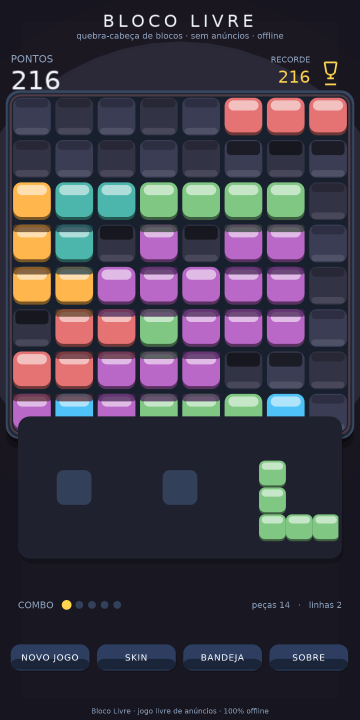
#> input picture screenshots/02_skin0.png, 720 x 1440 px, found by its file name (shown at 1/2 size)
$ python r3_stars_ao.py
#> lines starting #> are read from the running program, lines starting #| are printed output that depends on the picture; after the words box and inside, x2 and y2 are one past the last pixel; in counts of white or black regions, pixels touching at a corner belong together
from PIL import Image
import numpy as np

base='/home/z/my-project/critic_shots/r3/'

def gold_clusters(name):
#> called with name = '02_skin0.png'
    a=np.array(Image.open(base+name).convert('RGB')).astype(int)
    # star gold candidates: r>200, g>150, b in 60..160, outside board rect (x100-693, y193-833)
    mask=(a[:,:,0]>200)&(a[:,:,1]>140)&(a[:,:,2]<180)&(a[:,:,2]>50)
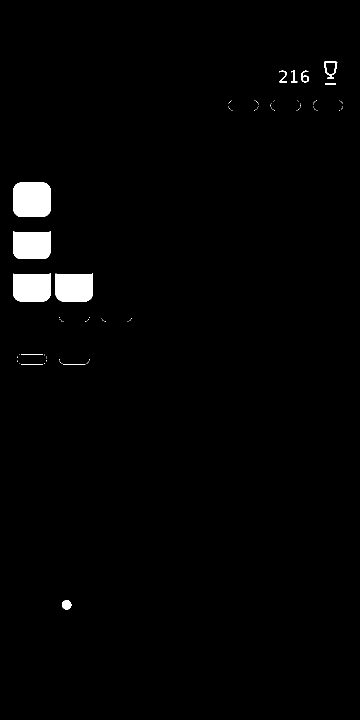
#> mask: shape (1440, 720) bool (shown at 1/2 size); 1.7% white; 89 white regions (76 under 20 px), largest, box (x1, y1, x2, y2) and area: (26, 365, 101, 434) 4930, (26, 462, 101, 518) 3948, (111, 547, 186, 603) 3946
    # zero out board interior and HUD and tray
    mask[:170,:]=False; mask[833:,:]=False   # keep only board vertical zone
    mask[:,100:694]=False                   # outside board horizontally
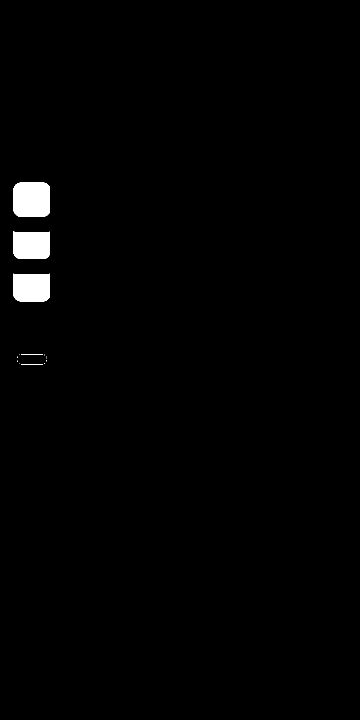
#> mask: shape (1440, 720) bool (shown at 1/2 size); 1.2% white; 15 white regions (10 under 20 px), largest, box (x1, y1, x2, y2) and area: (26, 365, 100, 434) 4883, (26, 462, 100, 518) 3903, (26, 547, 100, 603) 3894, (42, 708, 86, 709) 44, (42, 728, 86, 729) 44
    ys,xs=np.nonzero(mask)
#> ys = 12786 values from 365 to 728; xs = 12786 values, max 99 at index 638, min 26 at index 1222, mean 62.78
    print(f'{name}: gold-ish px outside board (board zone only): {len(ys)}')
#| 02_skin0.png: gold-ish px outside board (board zone only): 12786
    # cluster by proximity
    pts=list(zip(xs.tolist(),ys.tolist()))
#> pts = 12786 pairs, first value 26 to 99, second value 365 to 728
    clusters=[]
    for p in pts:
        placed=False
        for c in clusters:
            if any(abs(p[0]-q[0])<40 and abs(p[1]-q[1])<40 for q in c):
                c.append(p); placed=True; break
        if not placed: clusters.append([p])
#> this loop made 12786 passes
#> p on passes 1 to 3: (39, 365), (40, 365), (41, 365)
#> after the loop, c = 106 pairs, first value 34 to 93, second value 708 to 728; clusters = 2 items
    # merge clusters iteratively
    changed=True
    while changed:
        changed=False
        for i in range(len(clusters)):
            for j in range(i+1,len(clusters)):
                if any(abs(p[0]-q[0])<40 and abs(p[1]-q[1])<40 for p in clusters[i] for q in clusters[j]):
                    clusters[i]+=clusters[j]; del clusters[j]; changed=True; break
            if changed: break
    big=[c for c in clusters if len(c)>30]
#> big = 2 items
    print(f'   clusters>=30px: {len(big)}  sizes={[len(c) for c in big]}')
#|    clusters>=30px: 2  sizes=[12680, 106]
    for c in big:
        cx=sum(p[0] for p in c)/len(c); cy=sum(p[1] for p in c)/len(c)
        print(f'   centroid=({cx:.0f},{cy:.0f})')
#> this loop made 2 passes
#> (cx, cy) on passes 1 to 2: (62.77, 481), (63.98, 718)
#|    centroid=(63,481)
#|    centroid=(64,718)
    return a

a=gold_clusters('02_skin0.png')
print()
# colors of those star pixels
mask=(a[:,:,0]>200)&(a[:,:,1]>140)&(a[:,:,2]<180)&(a[:,:,2]>50)
mask[:170,:]=False; mask[833:,:]=False; mask[:,100:694]=False
ys,xs=np.nonzero(mask)
#> ys = 12786 values from 365 to 728
cols=a[ys,xs]
print('star px color mean:',cols.mean(0).round(1),'min',cols.min(0),'max',cols.max(0))
#| star px color mean: [254.2 189.6  95.2] min [202 141  61] max [255 223 177]
# distinct
u=np.unique(cols.reshape(-1,3),axis=0)
#> u = 169 rows, first 8: [202, 144, 61], [202, 148, 69], [203, 145, 61], [203, 149, 68], [204, 146, 61], [206, 147, 62], [206, 150, 68], [207, 148, 62]
print('distinct star colors:',len(u),u[:12])
#| distinct star colors: 169 [[202 144  61]
#|  [202 148  69]
#|  [203 145  61]
#|  [203 149  68]
#|  [204 146  61]
#|  [206 147  62]
#|  [206 150  68]
#|  [207 148  62]
#|  [207 149  65]
#|  [207 151  71]
#|  [208 149  62]
#|  [208 149  63]]

print()
print('=== AO check: col0 vertical x=60 skin0 ===')
b=np.array(Image.open(base+'02_skin0.png').convert('RGB')).astype(int)
col=b[:,60]
#> col = 1440 rows, first 8: [23, 21, 31], [23, 21, 31], [23, 21, 31], [23, 21, 31], [23, 21, 31], [23, 21, 31], [23, 21, 31], [23, 21, 31]
prev=None;start=170
for y in range(170,880):
    t=tuple(col[y])
    if prev is None: prev=t; continue
    if max(abs(t[i]-prev[i]) for i in range(3))>6:
        print(f'  y{start:3d}-{y:3d} len={y-start:3d} rgb={tuple(int(v) for v in col[start])}')
        start=y; prev=t
#> this loop made 710 passes
#> prev on passes 1, 11, 12, 16, 17, 19, 20, 24, 26, 27, 29, 46: (27, 24, 34), (34, 36, 50), (56, 72, 97), (50, 64, 86), (31, 40, 54), (46, 46, 59), (80, 59, 70), (24, 32, 46), (42, 47, 66), (59, 61, 85), (45, 46, 65), (59, 61, 85)
#> t on passes 2 to 7: (27, 24, 34), (27, 24, 34), (27, 24, 34), (32, 29, 39), (33, 30, 40), (33, 30, 40)
#|   y170-180 len= 10 rgb=(27, 24, 34)
#|   y180-181 len=  1 rgb=(34, 36, 50)
#|   y181-185 len=  4 rgb=(56, 72, 97)
#|   y185-186 len=  1 rgb=(50, 64, 86)
#|   y186-188 len=  2 rgb=(31, 40, 54)
#|   y188-189 len=  1 rgb=(46, 46, 59)
#|   y189-193 len=  4 rgb=(80, 59, 70)
#|   y193-195 len=  2 rgb=(24, 32, 46)
#> (further printed lines are left out)
#> after the loop, prev = (31, 33, 46); start = 833
